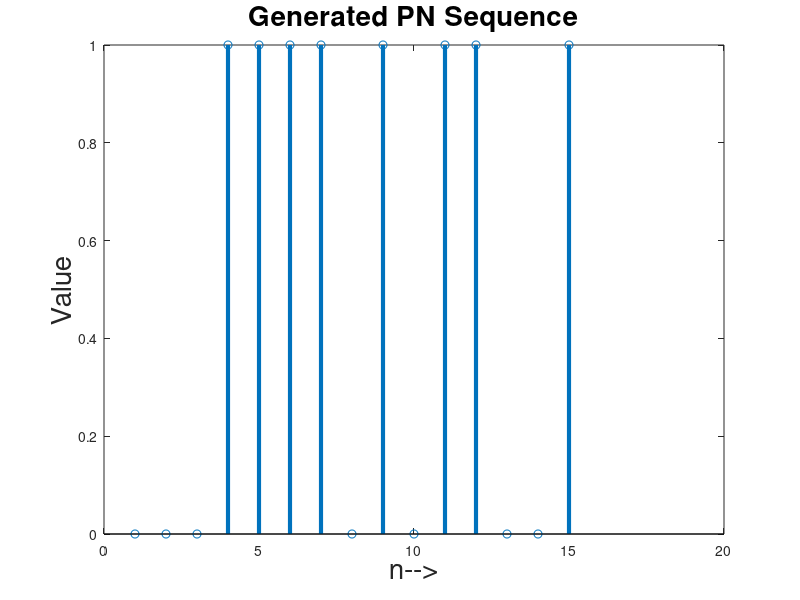

This figure's MATLAB source:
%PN Sequence Generator
clc
clear all
close all
x=[1, 0, 0, 0]; %enter your initial 4 bits here
initialx=x;
disp(x);
PN=[x(end)];
while true
    temp=x(end);
    for i=length(x):-1:2
    x(i)=x(i-1);
    end
    x(1)=xor(x(1),temp);
    if isequal(x,initialx)
        disp(x);
        break
    else
        disp(x);
        PN=[PN, x(end)];
    end
end
stem(PN)
%PN Sequence Generator
clc
clear all
close all
x=[1, 0, 0, 0]; %enter your initial 4 bits here
initialx=x;
disp(x);
PN=[x(end)];
while true
    temp=x(end);
    for i=length(x):-1:2
    x(i)=x(i-1);
    end
    x(1)=xor(x(1),temp);
    if isequal(x,initialx)
        disp(x);
        break
    else
        disp(x);
        PN=[PN, x(end)];
    end
end
stem(PN, "LineWidth",3)
title("Generated PN Sequence","FontSize",20)
xlabel("n-->","FontSize",20)
ylabel("Value","FontSize",20)
title("Generated PN Sequence","FontSize",20)
xlabel("n-->","FontSize",20)
ylabel("Value","FontSize",20)

sprintf("The Generated PN Sequence is: %s",num2str(PN))
